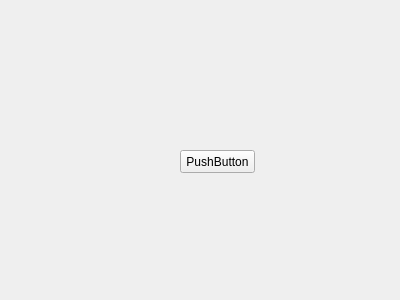
<?xml version="1.0" encoding="UTF-8"?>
<ui version="4.0">
 <class>FormUser</class>
 <widget class="QWidget" name="FormUser">
  <property name="geometry">
   <rect>
    <x>0</x>
    <y>0</y>
    <width>400</width>
    <height>300</height>
   </rect>
  </property>
  <property name="windowTitle">
   <string>Form</string>
  </property>
  <widget class="QPushButton" name="pushButton">
   <property name="geometry">
    <rect>
     <x>180</x>
     <y>150</y>
     <width>75</width>
     <height>23</height>
    </rect>
   </property>
   <property name="text">
    <string>PushButton</string>
   </property>
  </widget>
 </widget>
 <resources/>
 <connections/>
</ui>
